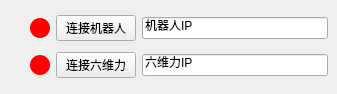
      <widget class="QWidget" name="page_13">
       <widget class="QWidget" name="layoutWidget_20">
        <property name="geometry">
         <rect>
          <x>30</x>
          <y>10</y>
          <width>298</width>
          <height>75</height>
         </rect>
        </property>
        <layout class="QGridLayout" name="gridLayout_11">
         <item row="0" column="0">
          <layout class="QHBoxLayout" name="horizontalLayout_21">
           <item>
            <widget class="QLabel" name="label_139">
             <property name="styleSheet">
              <string notr="true">     background-color: red;
     border-radius: 10px; /* 调整这个值，使其等于宽度的一半 */
     min-height: 20px;
     max-height: 20px;
     min-width: 20px;
     max-width: 20px;</string>
             </property>
             <property name="text">
              <string/>
             </property>
            </widget>
           </item>
           <item>
            <widget class="QPushButton" name="pushButton_CRobot">
             <property name="text">
              <string>连接机器人</string>
             </property>
            </widget>
           </item>
           <item>
            <widget class="QLineEdit" name="lineEdit_CrobotIP">
             <property name="text">
              <string>机器人IP</string>
             </property>
            </widget>
           </item>
          </layout>
         </item>
         <item row="1" column="0">
          <layout class="QHBoxLayout" name="horizontalLayout_25">
           <item>
            <widget class="QLabel" name="label_140">
             <property name="styleSheet">
              <string notr="true">     background-color: red;
     border-radius: 10px; /* 调整这个值，使其等于宽度的一半 */
     min-height: 20px;
     max-height: 20px;
     min-width: 20px;
     max-width: 20px;</string>
             </property>
             <property name="text">
              <string/>
             </property>
            </widget>
           </item>
           <item>
            <widget class="QPushButton" name="pushButton_CForce">
             <property name="text">
              <string>连接六维力</string>
             </property>
            </widget>
           </item>
           <item>
            <widget class="QLineEdit" name="lineEdit_CforceIP">
             <property name="text">
              <string>六维力IP</string>
             </property>
            </widget>
           </item>
          </layout>
         </item>
        </layout>
       </widget>
      </widget>
